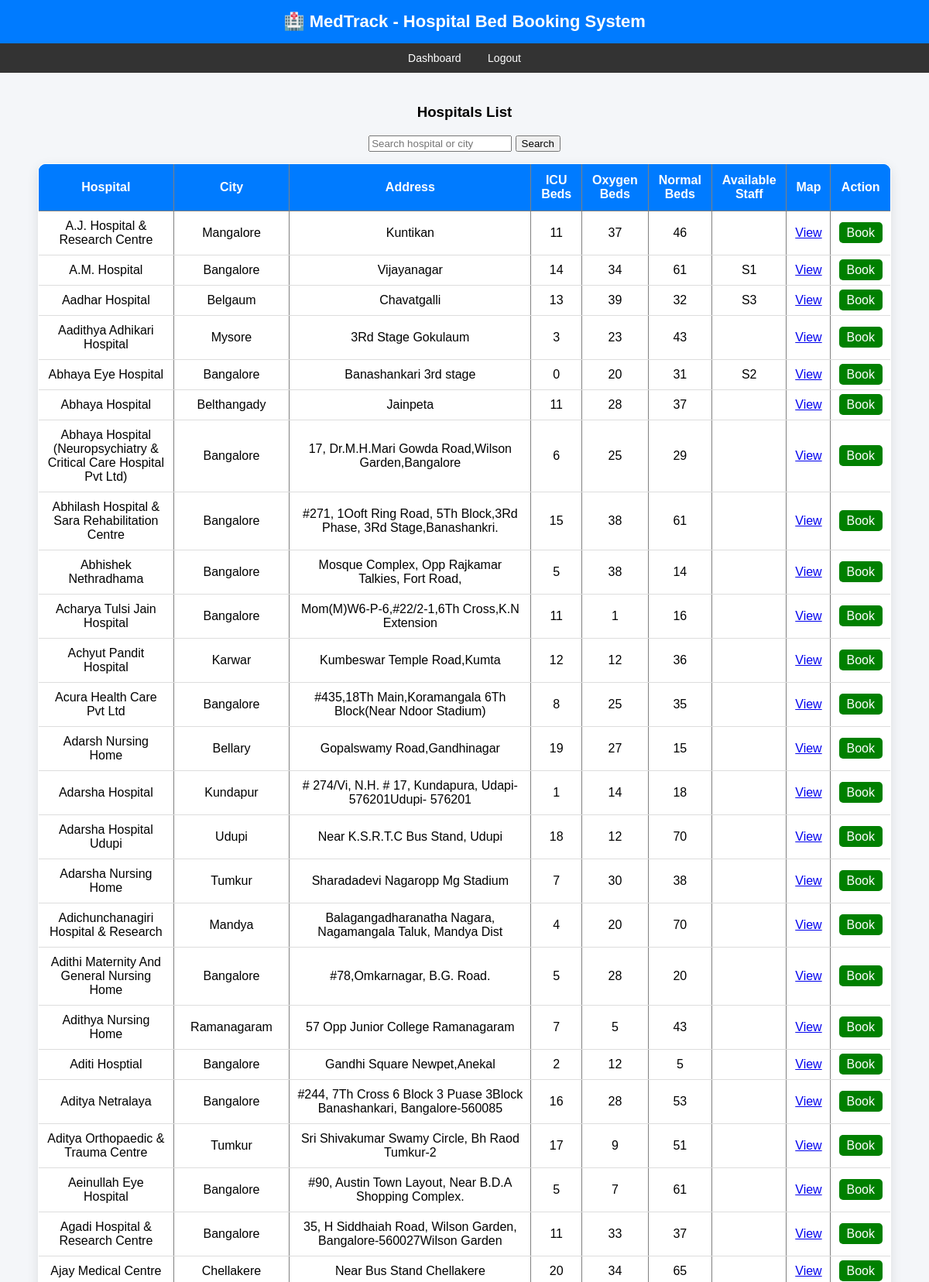
The app's page /hospitals (signed in, upper part) with its own data.
### models.py (models this page shows)
class Hospital(db.Model):
    id = db.Column(db.Integer, primary_key=True)
    hospital_name = db.Column(db.String(150), nullable=False)
    city = db.Column(db.String(100), nullable=False)
    address = db.Column(db.String(300))
    icu_beds = db.Column(db.Integer, default=0)
    oxygen_beds = db.Column(db.Integer, default=0)
    normal_beds = db.Column(db.Integer, default=0)
    staff_id = db.Column(db.Integer, db.ForeignKey('user.id'))

class User(db.Model):
    id = db.Column(db.Integer, primary_key=True)
    name = db.Column(db.String(100))
    email = db.Column(db.String(100), unique=True)
    phone = db.Column(db.String(15))
    password = db.Column(db.String(200))
    role = db.Column(db.String(20))
    approval_status = db.Column(
        db.String(20),
        default="approved"
    )
    assigned_hospital_id = db.Column(
        db.Integer,
        db.ForeignKey('hospital.id'),
        nullable=True
    )
    hospital = db.relationship("Hospital",foreign_keys=[assigned_hospital_id])
    notification = db.Column(
        db.String(200),
        nullable=True
    )

### app.py (the view)
@app.route("/hospitals")
def view_hospitals():
    if "user" not in session:
        return redirect("/login")
    search = request.args.get("search")
    booking_id = request.args.get("booking_id")
    if search:
        hospitals = Hospital.query.filter(
            (Hospital.hospital_name.contains(search)) |
            (Hospital.city.contains(search))
        ).all()
    else:
        hospitals = Hospital.query.order_by(Hospital.id).all()
    staff_members = User.query.filter_by(role="staff", approval_status="approved").all()
    return render_template("view_hospitals.html", hospitals=hospitals, staff_members=staff_members)

### templates/view_hospitals.html
{% extends "base.html" %}
{% block content %}
<h3 style="text-align:center; margin-top:20px;">
    Hospitals List
</h3>
<div style="text-align:center; margin-bottom:15px;">
    <form method="GET">
        <input
            type="text"
            name="search"
            placeholder="Search hospital or city"
        >
        <button type="submit">
            Search
        </button>
    </form>
</div>
<table
    border="1"
    style="
        width:95%;
        margin:auto;
        text-align:center;
        border-collapse:collapse;
    "
>
    <tr style="background-color:#007bff; color:white;">
        <th>Hospital</th>
        <th>City</th>
        <th>Address</th>
        <th>ICU Beds</th>
        <th>Oxygen Beds</th>
        <th>Normal Beds</th>
        <th>Available Staff</th>
        <th>Map</th>
        {% if session.get("role") == "patient" %}
            <th>Action</th>
        {% endif %}
    </tr>
    {% for hospital in hospitals %}
    <tr>
        <td>{{ hospital.hospital_name }}</td>
        <td>{{ hospital.city }}</td>
        <td>{{ hospital.address }}</td>
        <td>{{ hospital.icu_beds }}</td>
        <td>{{ hospital.oxygen_beds }}</td>
        <td>{{ hospital.normal_beds }}</td>
        <td>
            {% for staff in staff_members %}
                {% if staff.assigned_hospital_id == hospital.id %}
                    {{ staff.name }}
                    <br>
                {% endif %}
            {% endfor %}
        </td>
        <td>
            <a
                href="https://www.google.com/maps/search/{{ hospital.hospital_name }}"
                target="_blank"
            >
                View
            </a>
        </td>
        {% if session.get("role") == "patient" %}
        <td>
            <a
                href="/book/{{ hospital.id }}"
                style="
                    background:green;
                    color:white;
                    padding:5px 10px;
                    text-decoration:none;
                    border-radius:5px;
                "
            >
                Book
            </a>
        </td>
        {% endif %}
    </tr>
    {% endfor %}
</table>
{% endblock %}

### templates/base.html (style rules this page uses)
body { margin: 0; font-family: Arial, sans-serif; background: #f4f6f9; }
table { width: 90%; margin: 20px auto; border-collapse: collapse; background: white; border-radius: 10px; overflow: hidden; box-shadow: 0 5px 15px rgba(0,0,0,0.1); }
th { background: #007bff; color: white; padding: 12px; }
td { padding: 10px; border-bottom: 1px solid #ddd; text-align: center; }

### records on screen
Hospital: hospital_name "A.J. Hospital & Research Centre", city "Mangalore", address "Kuntikan", icu_beds "11", oxygen_beds "37", normal_beds "46"
Hospital: hospital_name "A.M. Hospital", city "Bangalore", address "Vijayanagar", icu_beds "14", oxygen_beds "34", normal_beds "61"
User: name "S1"
Hospital: hospital_name "Aadhar Hospital", city "Belgaum", address "Chavatgalli", icu_beds "13", oxygen_beds "39", normal_beds "32"
User: name "S3"
Hospital: hospital_name "Aadithya Adhikari Hospital", city "Mysore", address "3Rd Stage Gokulaum", icu_beds "3", oxygen_beds "23", normal_beds "43"
Hospital: hospital_name "Abhaya Eye Hospital", city "Bangalore", address "Banashankari 3rd stage", icu_beds "0", oxygen_beds "20", normal_beds "31"
User: name "S2"
Hospital: hospital_name "Abhaya Hospital", city "Belthangady", address "Jainpeta", icu_beds "11", oxygen_beds "28", normal_beds "37"
Hospital: hospital_name "Abhaya Hospital (Neuropsychiatry & Critical Care Hospital Pvt Ltd)", city "Bangalore", address "17, Dr.M.H.Mari Gowda Road,Wilson Garden,Bangalore", icu_beds "6", oxygen_beds "25", normal_beds "29"
Hospital: hospital_name "Abhilash Hospital & Sara Rehabilitation Centre", city "Bangalore", address "#271, 1Ooft Ring Road, 5Th Block,3Rd Phase, 3Rd Stage,Banashankri.", icu_beds "15", oxygen_beds "38", normal_beds "61"
Hospital: hospital_name "Abhishek Nethradhama", city "Bangalore", address "Mosque Complex, Opp Rajkamar Talkies, Fort Road,", icu_beds "5", oxygen_beds "38", normal_beds "14"
Hospital: hospital_name "Acharya Tulsi Jain Hospital", city "Bangalore", address "Mom(M)W6-P-6,#22/2-1,6Th Cross,K.N Extension", icu_beds "11", oxygen_beds "1", normal_beds "16"
Hospital: hospital_name "Achyut Pandit Hospital", city "Karwar", address "Kumbeswar Temple Road,Kumta", icu_beds "12", oxygen_beds "12", normal_beds "36"
Hospital: hospital_name "Acura Health Care Pvt Ltd", city "Bangalore", address "#435,18Th Main,Koramangala 6Th Block(Near Ndoor Stadium)", icu_beds "8", oxygen_beds "25", normal_beds "35"
Hospital: hospital_name "Adarsh Nursing Home", city "Bellary", address "Gopalswamy Road,Gandhinagar", icu_beds "19", oxygen_beds "27", normal_beds "15"
Hospital: hospital_name "Adarsha Hospital", city "Kundapur", address "# 274/Vi, N.H. # 17, Kundapura, Udapi-576201Udupi- 576201", icu_beds "1", oxygen_beds "14", normal_beds "18"
Hospital: hospital_name "Adarsha Hospital Udupi", city "Udupi", address "Near K.S.R.T.C Bus Stand, Udupi", icu_beds "18", oxygen_beds "12", normal_beds "70"
Hospital: hospital_name "Adarsha Nursing Home", city "Tumkur", address "Sharadadevi Nagaropp Mg Stadium", icu_beds "7", oxygen_beds "30", normal_beds "38"
Hospital: hospital_name "Adichunchanagiri Hospital & Research", city "Mandya", address "Balagangadharanatha Nagara, Nagamangala Taluk, Mandya Dist", icu_beds "4", oxygen_beds "20", normal_beds "70"
Hospital: hospital_name "Adithi Maternity And General Nursing Home", city "Bangalore", address "#78,Omkarnagar, B.G. Road.", icu_beds "5", oxygen_beds "28", normal_beds "20"
Hospital: hospital_name "Adithya Nursing Home", city "Ramanagaram", address "57 Opp Junior College Ramanagaram", icu_beds "7", oxygen_beds "5", normal_beds "43"
Hospital: hospital_name "Aditi Hosptial", city "Bangalore", address "Gandhi Square Newpet,Anekal", icu_beds "2", oxygen_beds "12", normal_beds "5"
Hospital: hospital_name "Aditya Netralaya", city "Bangalore", address "#244, 7Th Cross 6 Block 3 Puase 3Block Banashankari, Bangalore-560085", icu_beds "16", oxygen_beds "28", normal_beds "53"
Hospital: hospital_name "Aditya Orthopaedic & Trauma Centre", city "Tumkur", address "Sri Shivakumar Swamy Circle, Bh Raod Tumkur-2", icu_beds "17", oxygen_beds "9", normal_beds "51"
Hospital: hospital_name "Aeinullah Eye Hospital", city "Bangalore", address "#90, Austin Town Layout, Near B.D.A Shopping Complex.", icu_beds "5", oxygen_beds "7", normal_beds "61"
Hospital: hospital_name "Agadi Hospital & Research Centre", city "Bangalore", address "35, H Siddhaiah Road, Wilson Garden, Bangalore-560027Wilson Garden", icu_beds "11", oxygen_beds "33", normal_beds "37"
Hospital: hospital_name "Ajay Medical Centre", city "Chellakere", address "Near Bus Stand Chellakere", icu_beds "20", oxygen_beds "34", normal_beds "65"
